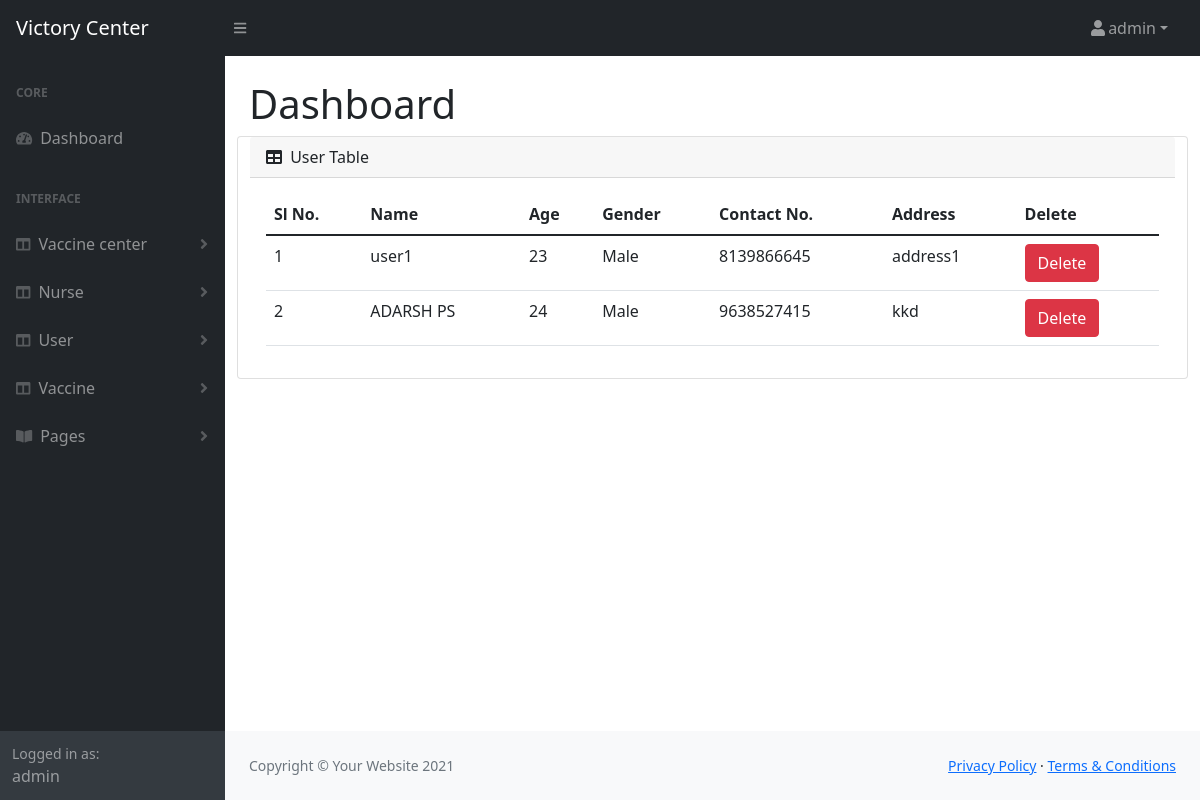
The page /user_view (signed in) on the database its author committed.
### vaccine_app/models.py (models this page shows, shortened)
class Login(AbstractUser):
    is_center = models.BooleanField(default=False)
    is_nurse = models.BooleanField(default=False)
    is_user = models.BooleanField(default=False)

class User(models.Model):
    user = models.OneToOneField(Login, on_delete=models.CASCADE, related_name='user')
    name = models.CharField(max_length=50)
    age = models.IntegerField()
    gender = models.CharField(max_length=50)
    contact_no = models.CharField(max_length=50)
    address = models.TextField()
    recent_vaccinations = models.TextField(null=True, blank=True)

### vaccine_app/admin_views.py (the view)
# urls.py: path('user_view', admin_views.user_view, name='user_view'),
def user_view(request):
    u = User.objects.all()
    context = {
        'user': u
    }
    return render(request, 'admin_temp/user_view.html', context)

### templates/admin_temp/user_view.html (shortened to what this page needs)
{% extends 'admin_temp/admin_home.html' %}
{% load crispy_forms_tags %}
{% block content %}
<div class="card mb-4">
                            <div class="card-header">
                                <i class="fas fa-table me-1"></i>
                                User Table
                            </div>
                            <div class="card-body">
                                <table class="table table-stripped">
                                    <thead>
                                        <tr>
                                            <th>Sl No.</th>
                                            <th>Name</th>
                                            <th>Age</th>
                                            <th>Gender</th>
                                            <th>Contact No.</th>
                                            <th>Address</th>
                                            <th>Delete</th>
                                        </tr>
                                    </thead>
                                    <tbody>
                                    {% for u in user %}
                                        <tr>
                                            <td>{{forloop.counter}}</td>
                                            <td>{{u.name}}</td>
                                            <td>{{u.age}}</td>
                                            <td>{{u.gender}}</td>
                                            <td>{{u.contact_no}}</td>
                                            <td>{{u.address}}</td>
                                            <td>
                                                <form action="{% url 'user_delete' u.id %}" method="post">
                                                    <button type="submit" class="btn btn-danger">Delete</button>
                                                </form>
                                            </td>
                                        </tr>
                                    {% endfor %}
                                    </tbody>
                                </table>
                            </div>
                        </div>
{% endblock %}

### templates/admin_temp/admin_home.html (shortened to what this page needs)
<!DOCTYPE html>
{% load static %}
<html lang="en">
    <head>
        <link href="https://cdn.jsdelivr.net/npm/simple-datatables@latest/dist/style.css" rel="stylesheet" />
        <link href=" {% static 'vendor/css/styles.css' %} " rel="stylesheet" />
    </head>
    <body class="sb-nav-fixed">
        <nav class="sb-topnav navbar navbar-expand navbar-dark bg-dark">
            <a class="navbar-brand ps-3" href=" {% url 'admin_home' %} ">Victory Center</a>
            <button class="btn btn-link btn-sm order-1 order-lg-0 me-4 me-lg-0" id="sidebarToggle" href=" {% static '#!' %} "><i class="fas fa-bars"></i></button>
            <ul class="navbar-nav ms-auto ms-md-0 me-3 me-lg-4">
                <li class="nav-item dropdown">
                    <a class="nav-link dropdown-toggle" id="navbarDropdown" href="#" role="button" data-bs-toggle="dropdown" aria-expanded="false"><i class="fas fa-user fa-fw"></i>{{request.user}}</a>
                </li>
            </ul>
        </nav>
        <div id="layoutSidenav">
            <div id="layoutSidenav_nav">
                <nav class="sb-sidenav accordion sb-sidenav-dark" id="sidenavAccordion">
                    <div class="sb-sidenav-menu">
                        <div class="nav">
                            <div class="sb-sidenav-menu-heading">Core</div>
                            <a class="nav-link" href=" {% url 'admin_home' %} ">
                                <div class="sb-nav-link-icon"><i class="fas fa-tachometer-alt"></i></div>
                                Dashboard
                            </a>
                            <div class="sb-sidenav-menu-heading">Interface</div>
                            <a class="nav-link collapsed" href="#" data-bs-toggle="collapse" data-bs-target="#collapseLayouts" aria-expanded="false" aria-controls="collapseLayouts">
                                <div class="sb-nav-link-icon"><i class="fas fa-columns"></i></div>
                                Vaccine center
                                <div class="sb-sidenav-collapse-arrow"><i class="fas fa-angle-down"></i></div>
                            </a>
                            <a class="nav-link collapsed" href="#" data-bs-toggle="collapse" data-bs-target="#collapseLayout" aria-expanded="false" aria-controls="collapseLayouts">
                                <div class="sb-nav-link-icon"><i class="fas fa-columns"></i></div>
                                Nurse
                                <div class="sb-sidenav-collapse-arrow"><i class="fas fa-angle-down"></i></div>
                            </a>
                            <a class="nav-link collapsed" href="#" data-bs-toggle="collapse" data-bs-target="#collapseLayou" aria-expanded="false" aria-controls="collapseLayouts">
                                <div class="sb-nav-link-icon"><i class="fas fa-columns"></i></div>
                                User
                                <div class="sb-sidenav-collapse-arrow"><i class="fas fa-angle-down"></i></div>
                            </a>
                            <a class="nav-link collapsed" href="#" data-bs-toggle="collapse" data-bs-target="#collapseLayo" aria-expanded="false" aria-controls="collapseLayouts">
                                <div class="sb-nav-link-icon"><i class="fas fa-columns"></i></div>
                                Vaccine
                                <div class="sb-sidenav-collapse-arrow"><i class="fas fa-angle-down"></i></div>
                            </a>
                            <a class="nav-link collapsed" href="#" data-bs-toggle="collapse" data-bs-target="#collapsePages" aria-expanded="false" aria-controls="collapsePages">
                                <div class="sb-nav-link-icon"><i class="fas fa-book-open"></i></div>
                                Pages
                                <div class="sb-sidenav-collapse-arrow"><i class="fas fa-angle-down"></i></div>
                            </a>
                        </div>
                    </div>
                    <div class="sb-sidenav-footer">
                        <div class="small">Logged in as:</div>
                        {{request.user}}
                    </div>
                </nav>
            </div>
            <div id="layoutSidenav_content">
                <main>
                    <div class="container-fluid px-4">
                        <h1 class="mt-4">Dashboard</h1>
                        <div class="row">
                            {% block content %}{% endblock %}
                    </div>
                </main>
                <footer class="py-4 bg-light mt-auto">
                    <div class="container-fluid px-4">
                        <div class="d-flex align-items-center justify-content-between small">
                            <div class="text-muted">Copyright &copy; Your Website 2021</div>
                            <div>
                                <a href="#">Privacy Policy</a>
                                &middot;
                                <a href="#">Terms &amp; Conditions</a>
                            </div>
                        </div>
                    </div>
                </footer>
            </div>
        </div>
    </body>
</html>

### rows shown on the page
Login: user "admin"
User: name "user1", age "23", gender "Male", contact_no "8139866645", address "address1"
User: name "ADARSH PS", age "24", gender "Male", contact_no "9638527415", address "kkd"
